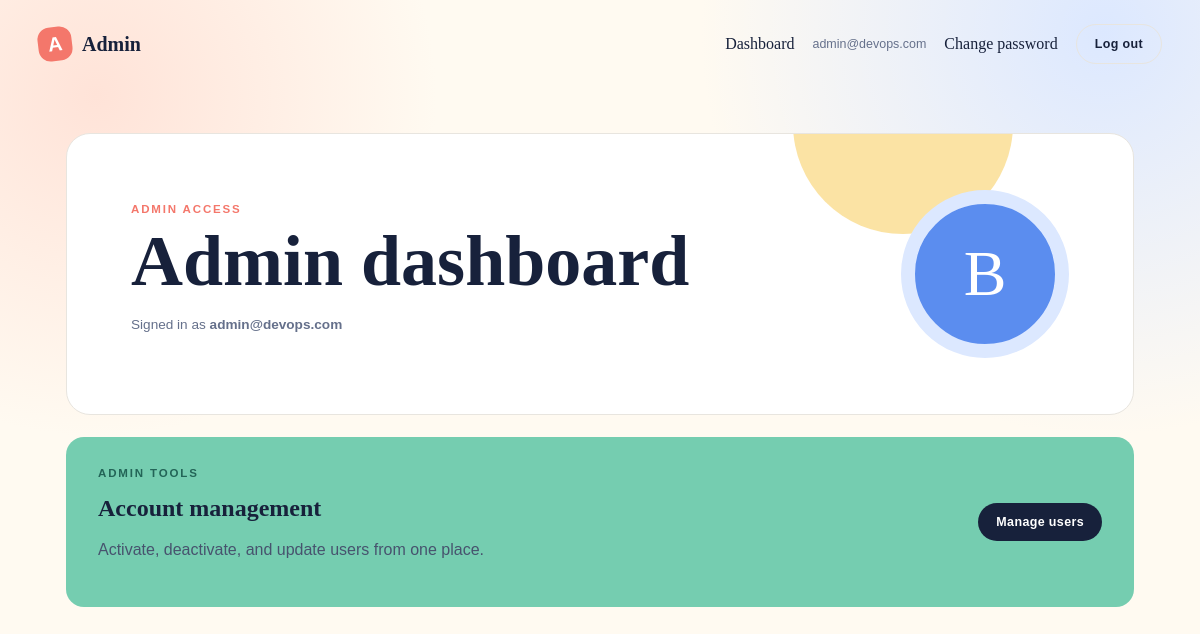
The app's page /dashboard/admin/ (signed in) with its own data.
### accounts/models.py (models this page shows, shortened)
class User(AbstractBaseUser, PermissionsMixin):
	class Role(models.TextChoices):
		STUDENT = 'student', 'Student'
		COMPANY = 'company', 'Company'
		OFFICER = 'officer', 'Placement Officer'
		ADMIN = 'admin', 'Admin'
	email = models.EmailField(unique=True)
	first_name = models.CharField(max_length=150)
	last_name = models.CharField(max_length=150, blank=True)
	role = models.CharField(max_length=20, choices=Role.choices, default=Role.STUDENT)
	is_active = models.BooleanField(default=True)
	is_staff = models.BooleanField(default=False)
	date_joined = models.DateTimeField(auto_now_add=True)
	objects = UserManager()
	USERNAME_FIELD = 'email'
	REQUIRED_FIELDS = []

### accounts/views.py (the view)
# urls.py: path('dashboard/', views.dashboard_view, name='dashboard'),
	@permission_required(f'dashboard.{role}.view')
	def dashboard(request):
		return render(request, 'dashboards/role_dashboard.html', {'title': title, 'role': role})

### accounts/permissions.py (called while the page is built)
def user_has_permission(user, permission):
	if not user.is_authenticated or not user.is_active:
		return False
	return permission in ROLE_PERMISSIONS.get(user.role, ())

def permission_required(permission):
	def decorator(view_func):
		@wraps(view_func)
		def wrapped(request, *args, **kwargs):
			if not request.user.is_authenticated:
				return redirect_to_login(request.get_full_path())
			if not user_has_permission(request.user, permission):
				return HttpResponseForbidden('You do not have permission to access this page.')
			return view_func(request, *args, **kwargs)
		return wrapped
	return decorator

### accounts/views.py (called while the page is built)
def role_dashboard(role, title):
	@permission_required(f'dashboard.{role}.view')
	def dashboard(request):
		return render(request, 'dashboards/role_dashboard.html', {'title': title, 'role': role})
	return dashboard

### templates/dashboards/role_dashboard.html (shortened to what this page needs)
{% extends 'base.html' %}
{% block content %}
<section class="dashboard-hero">
	<div>
		<p class="eyebrow">{{ role|upper }} ACCESS</p>
		<h1>{{ title }}</h1>
		<p class="signed-in">Signed in as <strong>{{ user.email }}</strong></p>
	</div>
	<div class="hero-orb" aria-hidden="true">{{ user.first_name|first|upper }}</div>
</section>
{% if user.role == 'admin' %}
<section class="management-banner"><div><p class="eyebrow">ADMIN TOOLS</p><h2>Account management</h2><p>Activate, deactivate, and update users from one place.</p></div><a class="button button-dark" href="{% url 'admin_users' %}">Manage users</a></section>
{% endif %}
{% endblock %}

### templates/base.html (shortened to what this page needs)
<!doctype html>
<html lang="en">
<head>
    {% load static %}
    <link rel="stylesheet" href="{% static 'css/style.css' %}">
</head>
<body>
    <nav class="navbar">
        <a class="brand" href="{% url 'dashboard' %}"><span class="brand-mark">A</span> Admin</a>
        <div class="nav-links">
            {% if user.is_authenticated %}<a href="{% url 'dashboard' %}">Dashboard</a>{% endif %}
        {% if user.is_authenticated %}
            <span class="user-chip">{{ user.email }}</span>
            <a href="{% url 'password_change' %}">Change password</a>
            <form method="post" action="{% url 'logout' %}" class="inline-form">{% csrf_token %}<button class="button button-ghost" type="submit">Log out</button></form>
        {% else %}
            <a class="button button-ghost" href="{% url 'login' %}">Log in</a>
            <a class="button button-primary" href="{% url 'register' %}">Register</a>
        {% endif %}
        </div>
    </nav>
    <main class="page-shell">{% block content %}{% endblock %}</main>
</body>
</html>

### static/css/style.css (style rules this page uses)
:root { --ink: #17213b; --muted: #65708b; --cream: #fffaf1; --paper: #ffffff; --coral: #f4776b; --blue: #5b8def; --yellow: #f7c84b; --mint: #75cdb0; --line: #e8e5df; }
* { box-sizing: border-box; }
body { margin: 0; color: var(--ink); background: radial-gradient(circle at 8% 12%, #ffe3d8 0, transparent 26%), radial-gradient(circle at 92% 4%, #dce8ff 0, transparent 30%), var(--cream); font-family: Georgia, 'Times New Roman', serif; min-height: 100vh; }
a { color: inherit; text-decoration: none; }
.navbar { align-items: center; display: flex; justify-content: space-between; margin: 0 auto; max-width: 1180px; padding: 24px 28px; }
.brand { align-items: center; display: flex; font-size: 1.25rem; font-weight: 700; gap: 10px; }
.brand-mark { align-items: center; background: var(--coral); border-radius: 12px; color: white; display: inline-flex; font-family: Arial, sans-serif; height: 34px; justify-content: center; transform: rotate(-7deg); width: 34px; }
.nav-links { align-items: center; display: flex; gap: 18px; }
.user-chip { color: var(--muted); font-family: Arial, sans-serif; font-size: .78rem; }
.page-shell { margin: 0 auto; max-width: 1124px; padding: 45px 28px 80px; }
.button { border: 0; border-radius: 999px; cursor: pointer; display: inline-block; font-family: Arial, sans-serif; font-size: .78rem; font-weight: 700; letter-spacing: .03em; padding: 12px 18px; }
.button-ghost { background: transparent; border: 1px solid var(--line); color: var(--ink); }
.button-dark { background: var(--ink); color: white; }
.inline-form { display: inline; }
.dashboard-hero { align-items: center; background: var(--paper); border: 1px solid var(--line); border-radius: 24px; display: flex; justify-content: space-between; overflow: hidden; padding: 56px 64px; position: relative; }
.dashboard-hero:after { background: var(--yellow); border-radius: 50%; content: ''; height: 220px; opacity: .5; position: absolute; right: 120px; top: -120px; width: 220px; }
.eyebrow { color: var(--coral); font-family: Arial, sans-serif; font-size: .72rem; font-weight: 800; letter-spacing: .16em; margin: 0 0 12px; }
h1 { font-size: clamp(2.4rem, 6vw, 5.5rem); line-height: .95; margin: 0; max-width: 680px; }
h2 { margin: 0 0 10px; }
.signed-in { color: var(--muted); font-family: Arial, sans-serif; font-size: .85rem; }
.hero-orb { align-items: center; background: var(--blue); border: 14px solid #dce8ff; border-radius: 50%; color: white; display: flex; font-size: 4rem; height: 168px; justify-content: center; position: relative; width: 168px; z-index: 1; }
.dashboard-card p, .management-banner p { color: #47536e; font-family: Arial, sans-serif; line-height: 1.55; }
.management-banner { align-items: center; background: var(--mint); border-radius: 18px; display: flex; justify-content: space-between; margin-top: 22px; padding: 28px 32px; }
.management-banner .eyebrow { color: #236457; }

### records on screen
User: email "admin@devops.com", role "ADMIN", first_name|first "B"

### other values on screen
{{ title }} "Admin dashboard"
